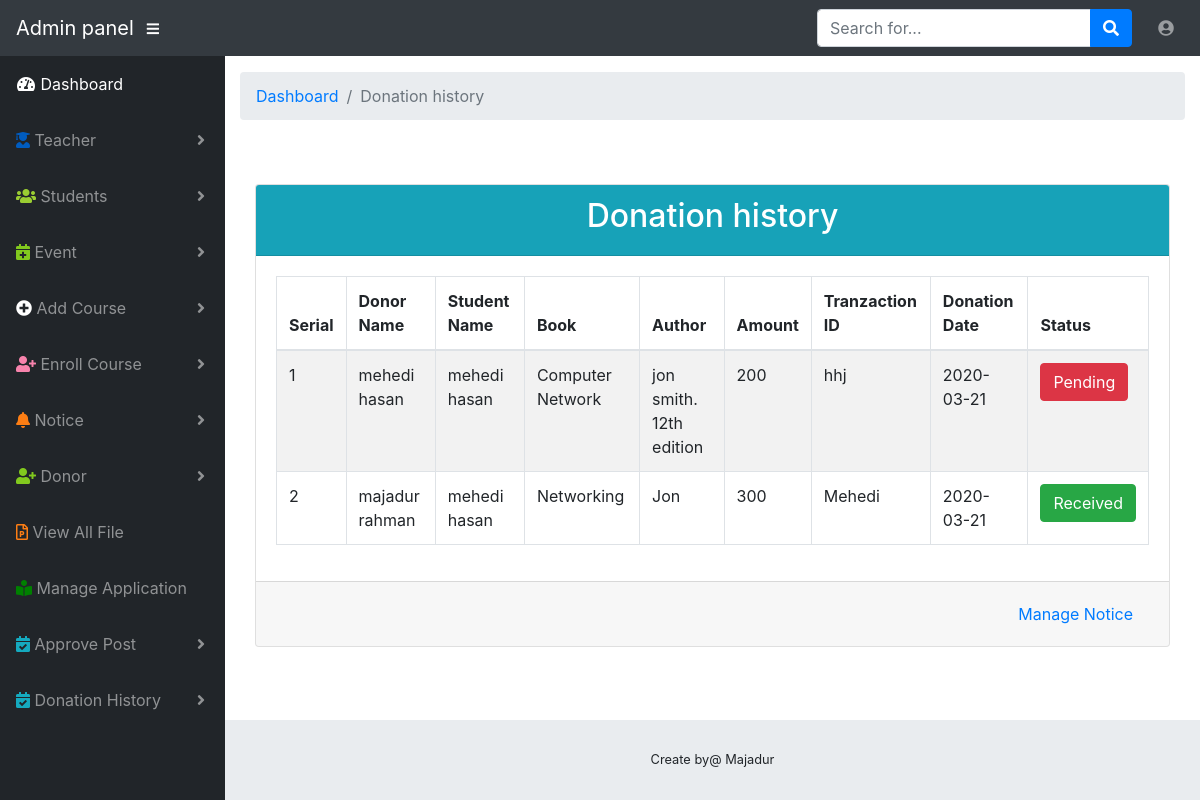
/admin/recive_donation.php (signed in), run on the app's committed database.
### tables this page shows
CREATE TABLE `rechive_donation` (
  `id` int(11) NOT NULL,
  `donerID` int(11) NOT NULL,
  `doner_name` varchar(255) NOT NULL,
  `studentID` int(11) NOT NULL,
  `student_name` varchar(255) NOT NULL,
  `book` varchar(255) NOT NULL,
  `author` varchar(255) NOT NULL,
  `amount` float NOT NULL,
  `txtID` varchar(255) NOT NULL,
  `date` date NOT NULL,
  `status` int(11) NOT NULL
);

### admin/recive_donation.php (the view, shortened to what this page needs)
<?php include "front/header.php"; ?>
<body id="page-top">
<?php include "front/nav.php";?>
<div id="wrapper">
    <?php include "front/sidebar.php";?>
    <div id="content-wrapper">
        <div class="container-fluid">
            <ol class="breadcrumb">
                <li class="breadcrumb-item">
                    <a href="#">Dashboard</a>
                </li>
                <li class="breadcrumb-item active">Donation history</li>
            </ol>
            <div class="container">
                <div class="row">
                    <div class="col-md-12 mx-auto mt-5 mb-5">
                        <div class="card">
                            <div class="card-header bg-info text-white">
                                <h2 class="text-center">Donation history</h2>
                                <?php
                                    $sql = "SELECT * FROM rechive_donation";
                                    $fetchs = mysqli_query($connect, $sql);
                                ?>
                            </div>
                            <div class="card-body">
                                <div class="table-responsive">
                                    <table class="table table-striped table-bordered">
                                        <thead>
                                        <tr>
                                            <th>Serial</th>
                                            <th>Donor Name</th>
                                            <th>Student Name</th>
                                            <th>Book</th>
                                            <th>Author</th>
                                            <th>Amount</th>
                                            <th>Tranzaction ID</th>
                                            <th>Donation Date</th>
                                            <th>Status</th>
                                        </tr>
                                        </thead>
                                        <tbody>
                                        <?php
                                        $i = 1;
                                        while ($fetch = mysqli_fetch_assoc($fetchs)){?>
                                            <tr>
                                                <td><?php echo $i++;?></td>
                                                <td><?php echo $fetch['student_name'];?></td>
                                                <td><?php echo $fetch['doner_name'];?></td>
                                                <td><?php echo $fetch['book'];?></td>
                                                <td><?php echo $fetch['author'];?></td>
                                                <td><?php echo $fetch['amount'];?></td>
                                                <td><?php echo $fetch['txtID'];?></td>
                                                <td><?php echo $fetch['date'];?></td>
                                                <td>
                                                    <?php
                                                    $status = $fetch['status'];
                                                    if (($status) == '0'){?>
                                                        <button class="btn btn-danger">Pending</button>
                                                        <?php
                                                    }
                                                    if (($status) == '1'){?>
                                                        <button class="btn btn-success">Received</button>
                                                        <?php
                                                    }
                                                    ?>
                                                </td>
                                            </tr>
                                        <?php }?>
                                        </tbody>
                                    </table>
                                </div>
                            </div>
                            <div class="card-footer">
                                <a class="float-right nav-link" href="manage_notice.php">Manage Notice</a>
                            </div>
                        </div>
                    </div>
                </div>
            </div>
        </div>
        <footer class="sticky-footer">
            <div class="container my-auto">
                <div class="copyright text-center my-auto">
                    <span>Create by@ Majadur</span>
                </div>
            </div>
        </footer>
    </div>
</div>
</body>
</html>

### data on the page
rechive_donation: student_name "mehedi hasan", doner_name "mehedi hasan", book "Computer Network", author "jon smith. 12th edition", amount "200", txtID "hhj", date "2020-03-21", status "Pending"
rechive_donation: student_name "majadur rahman", doner_name "mehedi hasan", book "Networking", author "Jon", amount "300", txtID "Mehedi", date "2020-03-21", status "Received"
